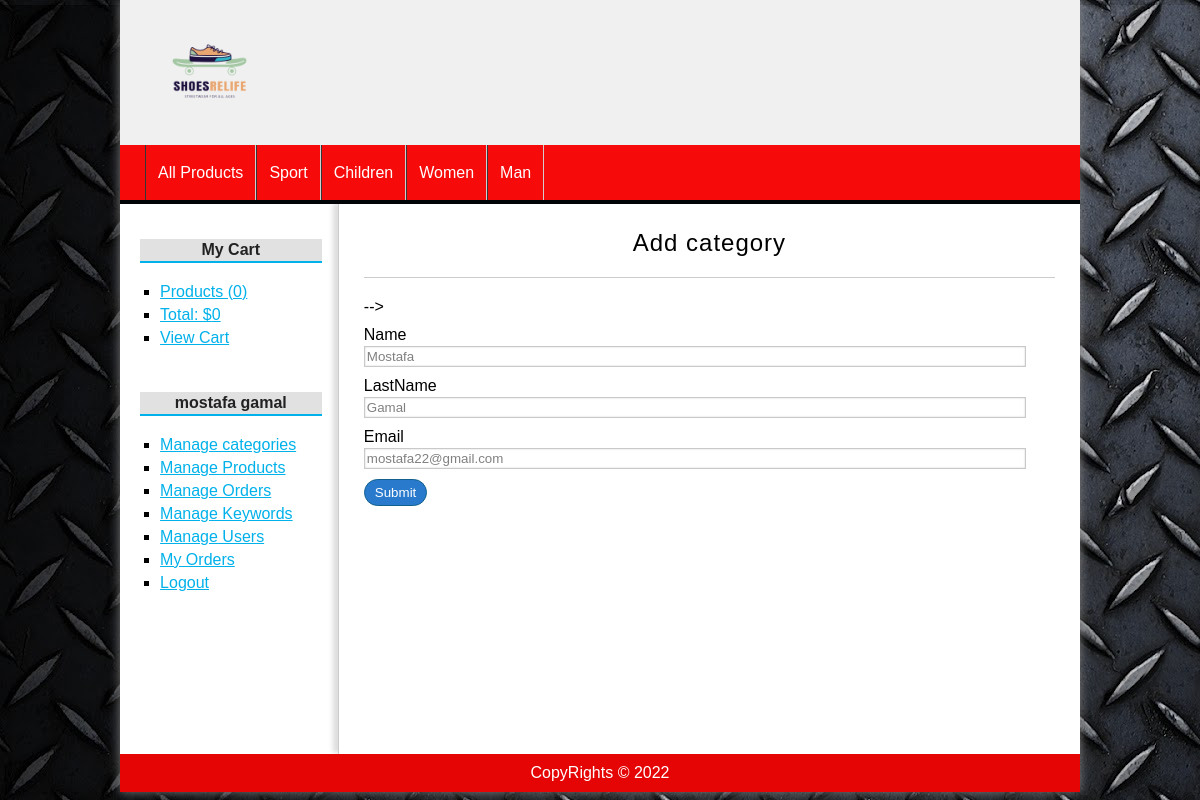
The page /users/edit&id=7 (signed in) on the database its author committed.
### tables this page shows
CREATE TABLE `categories` (
  `id` int(255) NOT NULL,
  `name` varchar(100) NOT NULL
);

CREATE TABLE `users` (
  `id` int(255) NOT NULL,
  `name` varchar(100) NOT NULL,
  `lastname` varchar(255) DEFAULT NULL,
  `email` varchar(255) NOT NULL,
  `password` varchar(255) NOT NULL,
  `rol` varchar(20) DEFAULT NULL,
  `image` varchar(255) DEFAULT NULL
);

### config/database.php (called while the page is built)
<?php
class Database{
    public static function connect(){
        $db = new mysqli('localhost', 'root', '', 'php_mvc');
        $db->query("SET NAMES 'utf8'");
        return $db;
    }
}
?>

### helpers/helpers.php (called while the page is built, shortened)
<?php
class Helpers{
    public static function showCategories(){
        require_once 'models/Category.php';
        $category = new Category();
        $categories = $category->getAll();
        return $categories;
    }
}
?>

### models/Category.php (called while the page is built, shortened)
<?php
class Category{
    private $db;
    public function __construct()
    {
        $this->db = Database::connect();
    }
    Public function getAll(){
        $sql = "SELECT * FROM categories ORDER BY id DESC";
        $categories = $this->db->query($sql);
        return $categories;
    }
}
?>

### models/User.php (called while the page is built, shortened)
<?php
class User{
    private $id;
    private $db;
    public function __construct()
    {
        $this->db = Database::connect();
    }
    public function getId(){
        return $this->id;
    }
    public function setId($id){
        $this->id = $id;
    }
    public function getUser(){
        $sql = "SELECT * FROM users WHERE id = {$this->getId()}";
        $user = $this->db->query($sql);
        return $user->fetch_object();
    }
}
?>

### views/users/create.php (the view, shortened to what this page needs)
<!-- <!-- <?php if(isset($edit) && isset($userOne) && is_object($userOne)): ?>
    <?php $url_action = base_url."users/edit&id=".$userOne->id; ?> -->
<?php else: ?>
    <h1>Create new product</h1>
    <?php $url_action = base_url."users/save"; ?>
<?php endif; ?>
<h1>Add category</h1> -->
<form action="<?=$url_action?>" method="POST">
    <label for="name" >Name</label>
    <input type="text" name="name" required value="<?=isset($userOne) && is_object($userOne) ? $userOne->name : ''; ?>">
    <label for="lastname">LastName</label>
    <input type="text" name="lastname" required  value="<?=isset($userOne) && is_object($userOne) ? $userOne->lastname : ''; ?>">
    <label for="email">Email</label>
    <input type="email" name="email" required  value="<?=isset($userOne) && is_object($userOne) ? $userOne->email : ''; ?>">
        <input type="submit">
</form>

### views/partials/header.php (shortened to what this page needs)
<!DOCTYPE html>
<html lang="en">
<head>
    <link rel="stylesheet" href="<?=base_url?>assets/css/styles.css">
</head>
<body>
    <div id="container">
        <header id="header">
            <div id="logo">
                <img src="<?=base_url?>assets/img/brandlogo.png" alt="Logo">
            </div>
        </header>
        <?php $categories = Helpers::showCategories(); ?>
        <nav id="menu">
            <ul>
                <li><a href="<?=base_url?>">All Products</a></li>
                <?php while($category = $categories->fetch_object()): ?>
                <li><a href="<?=base_url?>categories/show&id=<?=$category->id?>"><?= $category->name ?></a></li>
                <?php endwhile; ?>
            </ul>
        </nav>
        <div class="row">
        <div id="content">

### assets/css/styles.css (style rules this page uses)
* { padding: 0px; margin: 0px; font-family: sans-serif, Helvetica, Arial; }
body { background: url(../img/303.jpg); }
a { color: #01B1EA; }
#container { width: 80%; margin: 0px auto; box-shadow: 0px 0px 10px gray; background: white; }
#header { height: 145px; background: #F0F0F0; }
#logo { padding: 20px; margin-left: 20px; float:left; }
#logo img { float:left; height: 100px; }
#menu { clear:both; background: #f70a0a; color: white; height: 55px; border-bottom: 4px solid #010407; }
#menu ul { list-style: none; text-decoration: none; margin: 0px auto; margin-left: 25px; }
#menu ul li { line-height: 55px; float:left; border-right: 1px solid #d5cdcd; }
#menu a { display: block; color: white; text-decoration: none; padding-left: 12px; padding-right: 12px; transition: all 300ms; }
#menu a:first-child { border-left: 1px solid #363636; }
#content { margin: 0px auto; overflow: hidden; background: white; }
label, input[type="text"], input[type="password"], input[type="email"], input[type="number"], select, textarea { display:block; width: 95%; margin-top: 2px; margin-bottom: 2px; }
input[type="text"], input[type="password"], input[type="email"], input[type="number"], select, textarea { border: 1px solid #C9C9C9; box-shadow: 0px 0px 2px #ccc inset; background: white; padding: 2px; color: gray; transition: all 300ms; }
input[type="button"], input[type="submit"], button, .button { display: block; border-radius: 14px; width: auto; padding: 5px; padding-left: 10px; padding-right: 10px; color: white; background: #2979CD; border: 1px solid #11608E; cursor:pointer; }
label, input[type="button"], input[type="submit"], button { display:block; margin-top: 10px; }
#central h1 { font-size: 24px; font-weight: normal; letter-spacing: 1px; text-align: center; border-bottom: 1px solid #ccc; margin-bottom: 20px; padding: 20px; padding-top: 0px; }

### rows shown on the page
categories: name "Sport"
categories: name "Children"
categories: name "Women"
categories: name "Man"
users: name "Mostafa", lastname "Gamal", email "mostafa22@gmail.com"

### other values the page prints
$stats['count'] "0"
$stats['total'] "0"
$_SESSION['user_identity']->name "mostafa"
$_SESSION['user_identity']->lastname "gamal"
